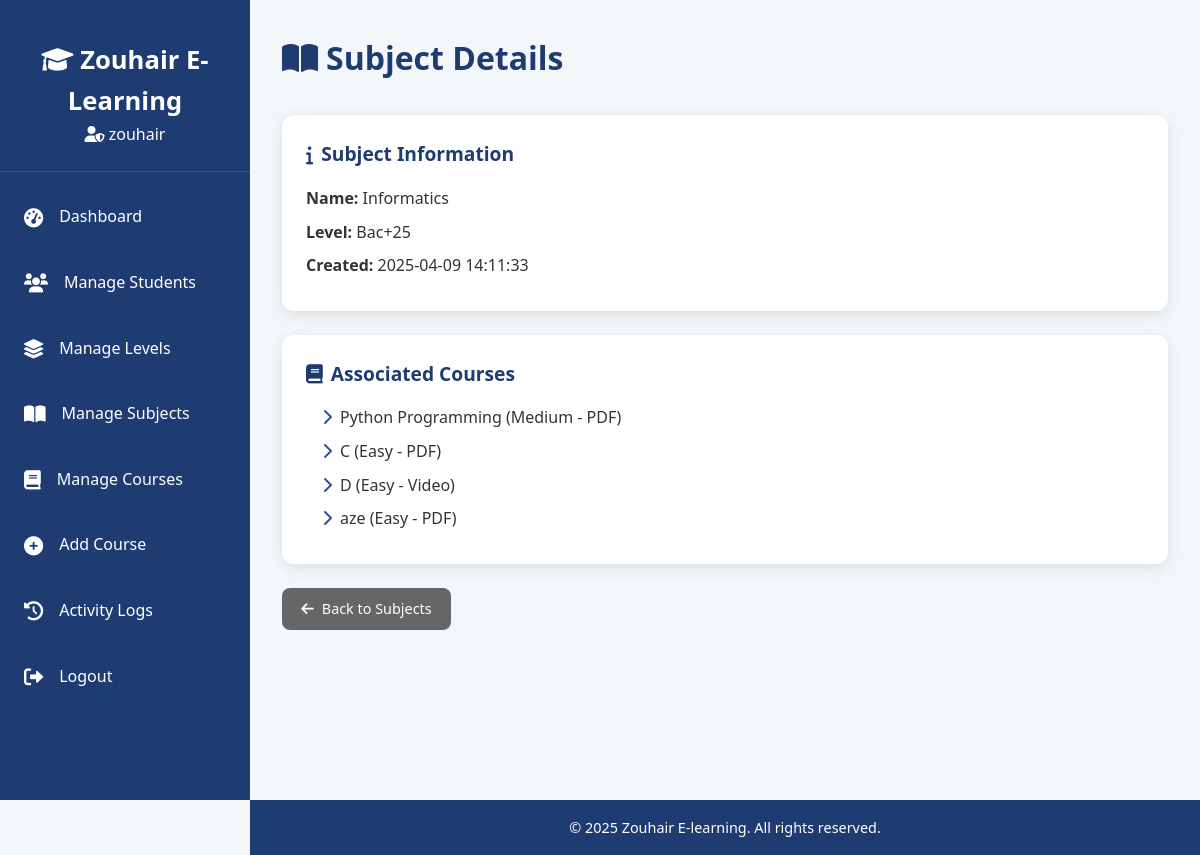
/admin/view_subject.php?id=3 (signed in), run on an earlier commit of the app's database.
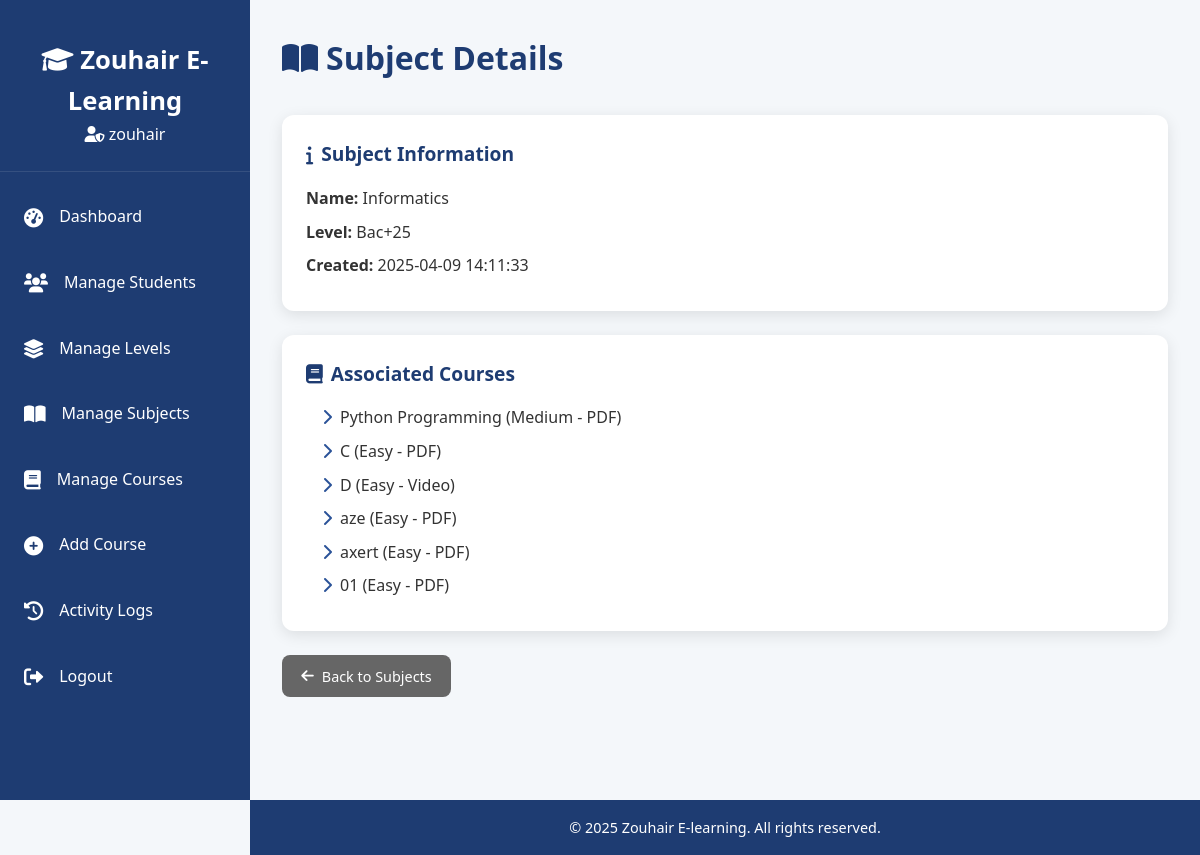
And on a later commit of the database.
### tables this page shows
CREATE TABLE `courses` (
  `id` int(11) NOT NULL,
  `title` varchar(100) NOT NULL,
  `subject_id` int(11) NOT NULL,
  `difficulty` enum('Easy','Medium','Hard') NOT NULL,
  `content_type` enum('PDF','Video') NOT NULL,
  `content_path` varchar(255) NOT NULL,
  `created_at` datetime DEFAULT current_timestamp()
);

### admin/view_subject.php (the view, shortened to what this page needs)
<?php
require_once '../includes/db_connect.php';
$subject_id = $_GET['id'];
$subject = $db->query("SELECT s.*, l.name AS level_name FROM subjects s JOIN levels l ON s.level_id = l.id WHERE s.id = $subject_id")->fetch_assoc();
$courses = $db->query("SELECT title, difficulty, content_type FROM courses WHERE subject_id = $subject_id");
?>
<!DOCTYPE html>
<html lang="en">
<head>
    <link rel="stylesheet" href="../assets/css/admin.css">
    <link rel="stylesheet" href="https://cdnjs.cloudflare.com/ajax/libs/font-awesome/6.0.0-beta3/css/all.min.css">
</head>
<body>
    <?php include '../includes/header.php'; ?>
    <main class="dashboard">
        <h1><i class="fas fa-book-open"></i> Subject Details</h1>
        <div class="detail-card">
            <h3><i class="fas fa-info"></i> Subject Information</h3>
            <p><strong>Name:</strong> <?php echo htmlspecialchars($subject['name']); ?></p>
            <p><strong>Level:</strong> <?php echo htmlspecialchars($subject['level_name']); ?></p>
            <p><strong>Created:</strong> <?php echo $subject['created_at']; ?></p>
        </div>
        <div class="detail-card">
            <h3><i class="fas fa-book"></i> Associated Courses</h3>
            <ul>
                <?php if ($courses->num_rows > 0): ?>
                    <?php while ($course = $courses->fetch_assoc()): ?>
                        <li><?php echo htmlspecialchars($course['title']) . " (" . $course['difficulty'] . " - " . $course['content_type'] . ")"; ?></li>
                    <?php endwhile; ?>
                <?php else: ?>
                    <li>No courses assigned to this subject.</li>
                <?php endif; ?>
            </ul>
        </div>
        <a href="manage_subjects.php" class="btn-action back"><i class="fas fa-arrow-left"></i> Back to Subjects</a>
    </main>
    <?php include '../includes/footer.php'; ?>
</body>
</html>

What changed in the data, as far as the page shows it:
added courses: title "axert", difficulty "Easy", content_type "PDF"
added courses: title "01", difficulty "Easy", content_type "PDF"
